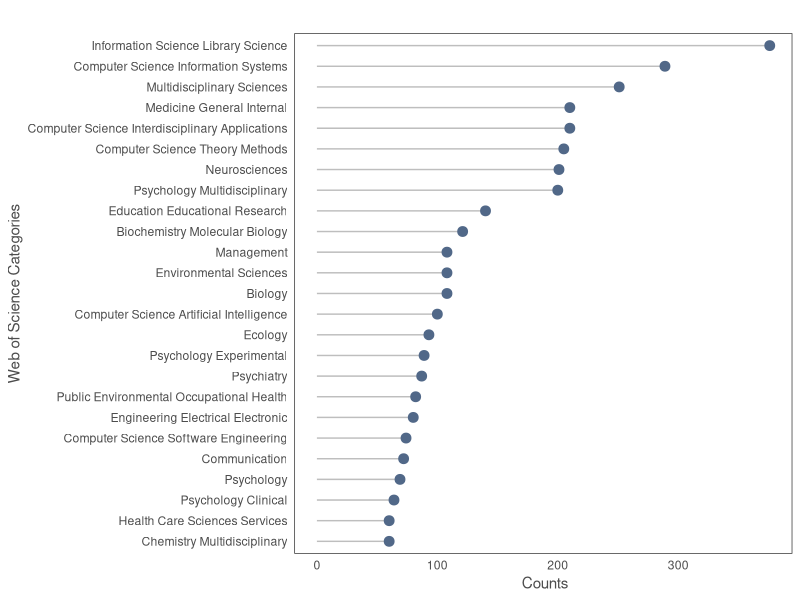
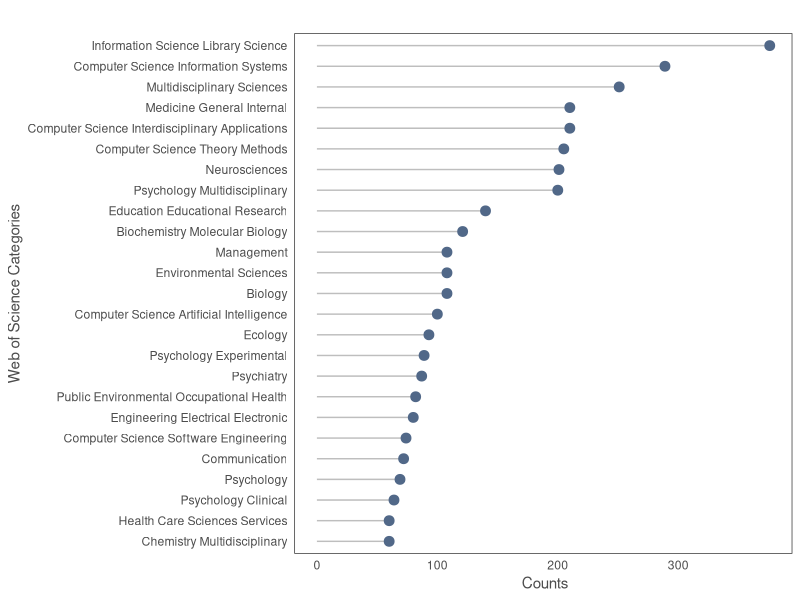

These figures' R source, in order:

## ---------------------------
##
## Script name: 
##
## Topic:
##
## Author: Sebastian Hanika
##
## Date Created: 2022-10-24
##
## ---------------------------
##
## Notes:
##   
##
## ---------------------------

## set working directory for to current folder


# Libraries ---------------------------------------------------------------

library(tidyverse)

# load data ---------------------------------------------------------------

### Description of how to download data:
# Download data from 'webofscience.com' using the search term 'open science'
# click on 'analyze results' and then 'download data table' (All data rows)

wos.data <- read.delim(file = 'Kickstart_Course/analyze.txt')
wos.data <- head(wos.data, -1 )

# set column names
colnames(wos.data) <- c('categ', 'count', 'per')

# filter for top 25 categories by count
wos.data.filt <- head(wos.data[order(wos.data$count, decreasing = TRUE), ], 25)


# Plot data ---------------------------------------------------------------

# Ordered lollipop chart
wos.data.filt %>% 
  ggplot(aes(x = categ, y = count)) +
  geom_segment(aes(x = reorder(categ,count), xend = reorder(categ,count),
                   y = 0, yend = count), 
               color='grey') +
  geom_point(color='#516888', size=3) +
  coord_flip() + 
  labs(title = '',
       x = 'Web of Science Categories',
       y = ' Counts') +
  theme_bw() + 
  theme(panel.grid = element_blank(),
        axis.ticks = element_blank(),
        axis.text = element_text(color = 'grey30'),
        text = element_text(color = 'grey30'))

# Export plot
ggsave('Kickstart_Course/plot_wos.png', width = 17, height = 12, units = 'cm')  
